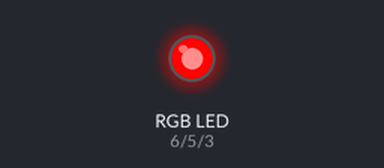
Bench run of a sketch on a simulated Arduino Uno, built with avr-gcc and run on an emulated ATmega328P. Parts: an RGB LED mixed from three pins (HIGH = lit).

Above: at 0.05 s.
At 1.85 s:
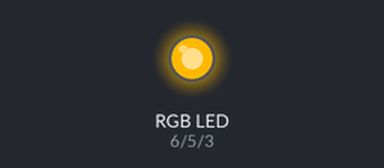
At 3.65 s:
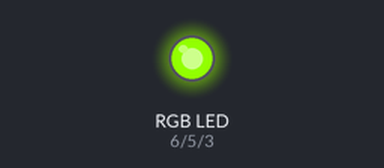
At 7.35 s:
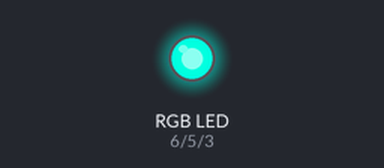
At 11.05 s:
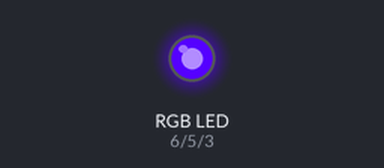
At 14.75 s:
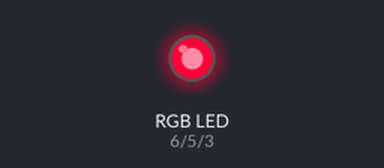
Timing chart, 0 to 19.9 s (numbered marks = the images above):
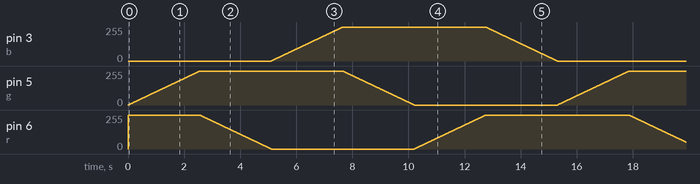

The sketch:

RGB_Spectrum.ino
```cpp
int r = 6, g = 5, b = 3, //Pinouts
  redBrightness = 255, greenBrightness = 0, blueBrightness = 0, //Initial Brightness
  fadeAmount = 1;    // how many points to fade the LED by

void setup() {
  pinMode(r, OUTPUT);
  pinMode(g, OUTPUT);
  pinMode(b, OUTPUT);
}

// the loop routine runs over and over again forever:
void loop() {
  // set the brightness of the LED
  analogWrite(r, redBrightness);
  analogWrite(g, greenBrightness);
  analogWrite(b, blueBrightness);

  if(redBrightness == 255 && greenBrightness < 255 && blueBrightness == 0)//fade from red to yellow
    greenBrightness += fadeAmount;

  if(redBrightness > 0 && greenBrightness == 255 && blueBrightness == 0)//fade from yellow to green
    redBrightness -= fadeAmount;

  if(redBrightness == 0 && greenBrightness == 255 && blueBrightness < 255)//fade from green to turquoise
    blueBrightness += fadeAmount;

  if(redBrightness == 0 && greenBrightness > 0 && blueBrightness == 255)//fade from turquoise to blue
    greenBrightness -= fadeAmount;

  if(redBrightness < 255 && greenBrightness == 0 && blueBrightness == 255)//fade from blue to purple
    redBrightness += fadeAmount;

  if(redBrightness == 255 && greenBrightness == 0 && blueBrightness > 0)//fade from purple to red
    blueBrightness -= fadeAmount;
  delay(10);
}
```
